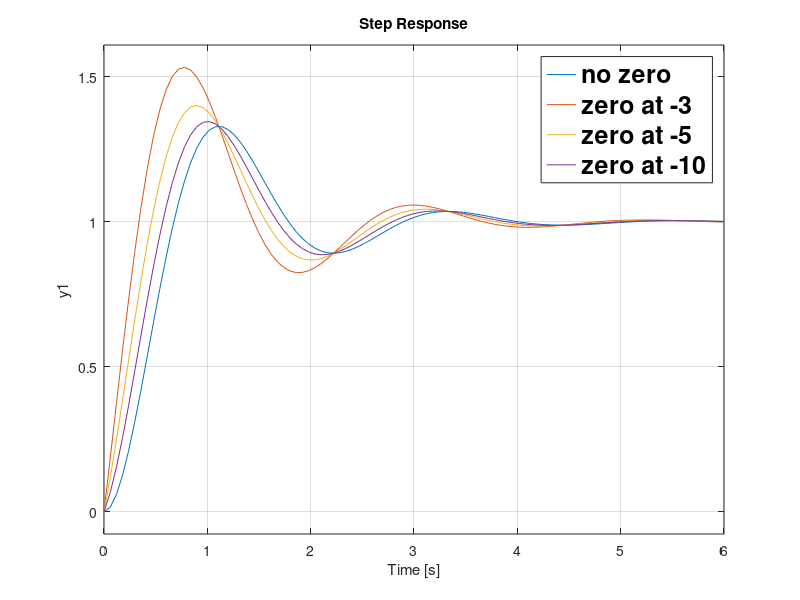

The MATLAB source for this figure:
% effect of adding a zero to a second order system

clc

clear all

close all

deng=[1 2 9];

Ta=tf([1 3]*9/3,deng);

Tb=tf([1 5]*9/5,deng);

Tc=tf([1 10]*9/10,deng);

T=tf(9,deng);

step(T,Ta,Tb,Tc)

legend({'no zero','zero at -3','zero at -5','zero at -10'},'FontSize',18,'FontWeight','bold')

